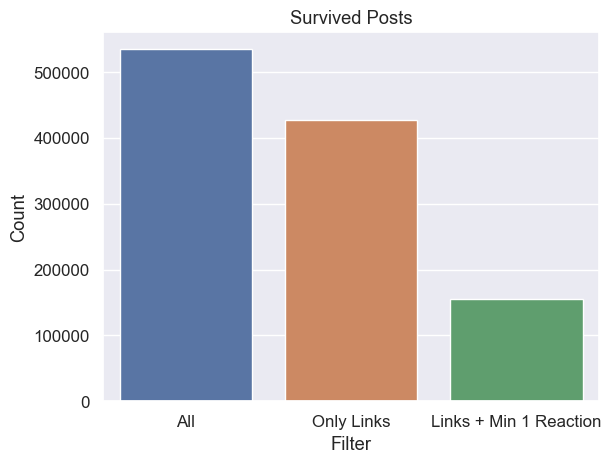

Recreate this plot in Python.
import matplotlib.pyplot as plt

import seaborn as sns
import pandas as pd
sns.set(style="darkgrid", font_scale=1.1)
d = {'Filter': ['All', 'Only Links', 'Links + Min 1 Reaction'],
     'Count': [534391, 427480, 155746]}
df = pd.DataFrame(data=d)

# ax = sns.countplot(x="Category", data=df)
ax = sns.barplot(x="Filter", y="Count", data=df)
ax.set_title(
    'Survived Posts')
plt.savefig('./Facebook/survived_posts', bbox_inches="tight")
